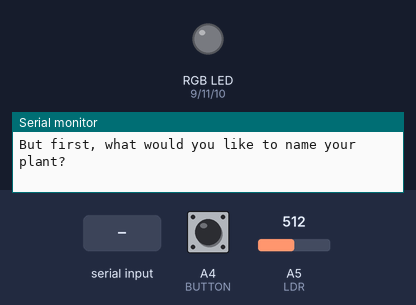
A sketch run on a simulated Arduino Uno, built with avr-gcc and run on an emulated ATmega328P. Parts: an RGB LED mixed from three pins (HIGH = lit), the last lines printed to the serial monitor. Inputs (shaded band) come from the test bench; at power-on: A4 (BUTTON) LOW, A5 (LDR) = 512. Dim RGB values are drawn brighter than linear.

Above: at 0.9 s.
1.0 s: "90,45\n" received over Serial
3.5 s: "30,150\n" received over Serial
At 16.4 s:
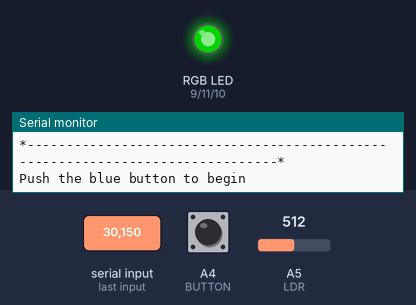
Timing chart, 0 to 16.7 s (numbered marks = the images above; inputs shaded):
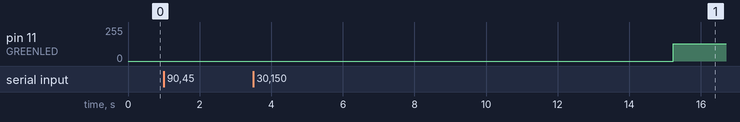

The sketch:

Week_10_Assignment_cou210.ino
```cpp
/*This is the Production Assignment for Week 10
  "Plant Parent"
  Chinonyerem Ukaegbu
  30 March, 2021
*/

// LEDs
const int GREENLED = 11;
const int BLUELED = 10;
const int REDLED = 9;

// SENSORS
const int BUTTON = A4;
const int LDR = A5;

// PLANT PROPERTIES
int brightness;
String plantName = "";
String water = "";
int amountWater = 0;

// MISCELLANEOUS
int buttonState;
int lastButtonState;
int buttonPushCounter;


void setup() {

  pinMode(GREENLED, OUTPUT);
  pinMode(BLUELED, OUTPUT);
  pinMode(REDLED, OUTPUT);
  pinMode(BUTTON, INPUT);
  pinMode(LDR, INPUT);

  Serial.begin(9600);

  Serial.println("Welcome to Plant Parent. Here you can raise and take care of a plant.");
  Serial.println();

  // allows user to input the name of the plant

  Serial.println("But first, what would you like to name your plant?");
  while (Serial.available() == 0) {}
  plantName = Serial.readString();
  plantName.trim(); // removes any leading or trailing whitespace
  Serial.println("Your plant's name is " + plantName);
  Serial.println();

  // allows user to enter how much water they want to give the plant

  Serial.println("How many drops of water would you like to give " + plantName + " per cycle?");
  while (Serial.available() == 0) {}
  water = Serial.readString();
  water.trim();
  Serial.println(water + " drops of water per cycle");
  Serial.println();

  amountWater = water.toInt(); //typecasts the amount of water from a string to an integer

  Serial.println("Great! Now you can begin your journey as a plant parent. Your plant needs adequate");
  Serial.println("sunlight and water to grow. To control the amount of sunlight that " + plantName + " receives,");
  Serial.println("simply regulate how much light gets to the light sensor on the bread board. The greenLED will dim or");
  Serial.println("fade depending on how much sunlight " + plantName + " receives. To water your plant, simply push");
  Serial.println("the button on the breadboard to deliver drops of water to " + plantName + ". Beware, if your plant");
  Serial.println("has not received enough water for this cycle and sunlight levels drop too low, the red LED will flash");
  Serial.println("and a message will be displayed. Good luck and happy parenting!");
  Serial.println();
  Serial.println("*-------------------------------------------------------------------------------*");
  delay(10000);
  Serial.println();
  Serial.println("Push the blue button to begin");
  Serial.println();
}

void loop() {

  int sensorValue = analogRead(LDR);
  buttonState = digitalRead(BUTTON);

  if (buttonState == HIGH) {
    digitalWrite(BLUELED, HIGH);
  } else  {
    digitalWrite(BLUELED, LOW);
  }

  brightness = sensorValue / 4; // because of the range of analogRead and analogWrite
  delay(30);
  analogWrite(GREENLED, brightness);

  if (buttonState != lastButtonState) {
    // if the state has changed, increment the counter
    if (buttonState == HIGH) {
      buttonPushCounter++;
      Serial.print("Drops of water: ");
      Serial.println(buttonPushCounter);
      if (buttonPushCounter % amountWater != 0) {
        Serial.println(plantName + " needs more water");
      }
      else {
        Serial.println(plantName + " has gotten enough water and sunlight for this cycle :)");
      }

      Serial.println();
    }
    // Delay a little bit to avoid bouncing (making and breaking of contact)
    delay(50);
  }
  // save the current state as the last state, for next time through the loop
  lastButtonState = buttonState;

  if (brightness < 128 && buttonPushCounter % amountWater != 0) {
    digitalWrite(REDLED, HIGH);
    delay(1000);
    digitalWrite(REDLED, LOW);
    delay(1000);
    Serial.println(plantName + " needs more sunlight");
    Serial.println();
  }

}
```

Measured:
- after the input at 3.5 s, pin 11 (GREENLED): 0/255 → 128/255 after 11.7 s
